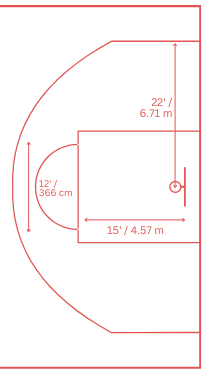
#> input picture Court_Overlays/BasketCourt_1.png, 210 x 382 px, given in place of out9_transformed.mp4, which was not available
$ python stitch_together.py
#> lines starting #> are read from the running program, lines starting #| are printed output that depends on the picture; pictures that were not available may be replaced by others from this repository, and a replacement may not be noted
import cv2
import numpy as np
import tqdm

top_path = "videos/out9_transformed.mp4"
center_path = "videos/out10_transformed_fps_adjusted.mp4"
bottom_path = "videos/out11_transformed.mp4"

save_video = "videos/combined.mp4"

pad = 700


top_video = cv2.VideoCapture(top_path)
center_video = cv2.VideoCapture(center_path)
bottom_video = cv2.VideoCapture(bottom_path)

params1 = {'r': 0, 's': 100, 'x': 0, 'y': 0}
params2 = {'r': 0, 's': 100, 'x': 0, 'y': 0}
params3 = {'r': 0, 's': 100, 'x': 0, 'y': 0}
params = [params1, params2, params3]
focus = 0
top_merging_line = int(top_video.get(cv2.CAP_PROP_FRAME_HEIGHT) + pad // 2)
bottom_merging_line = int(top_video.get(cv2.CAP_PROP_FRAME_HEIGHT) + center_video.get(cv2.CAP_PROP_FRAME_HEIGHT) + pad // 2)
show_merging_lines = True

mult = 1

cv2.namedWindow('Image', cv2.WINDOW_NORMAL)

def copy_frames(top, top_start, center, center_start, bottom, bottom_start):
    top_canvas = np.zeros((top.shape[0] + center.shape[0] + bottom.shape[0] + pad, top.shape[1] + pad, 3), dtype=np.uint8)
    center_canvas = np.zeros((top.shape[0] + center.shape[0] + bottom.shape[0] + pad, top.shape[1] + pad, 3), dtype=np.uint8)
    bottom_canvas = np.zeros((top.shape[0] + center.shape[0] + bottom.shape[0] + pad, top.shape[1] + pad, 3), dtype=np.uint8)


    top_canvas[top_start[1]:top_start[1] + top.shape[0], top_start[0]:top_start[0] + top.shape[1]] = top
    top_canvas[top_merging_line:, :] = 0

    center_canvas[center_start[1]:center_start[1] + center.shape[0], center_start[0]:center_start[0] + center.shape[1]] = center
    center_canvas[:top_merging_line, :] = 0
    center_canvas[bottom_merging_line:, :] = 0

    bottom_canvas[bottom_start[1]:bottom_start[1] + bottom.shape[0], bottom_start[0]:bottom_start[0] + bottom.shape[1]] = bottom
    bottom_canvas[:bottom_merging_line, :] = 0

    canvas = top_canvas + center_canvas + bottom_canvas

    return canvas

while top_video.isOpened():
    ret1, top = top_video.read()
#> top is the input picture: shape (382, 210, 3); mean B, G, R 247.1, 247.2, 253.7
    ret2, center = center_video.read()
    ret3, bottom = bottom_video.read()

    if not ret1 or not ret2 or not ret3:
        break

    top = cv2.rotate(top, cv2.ROTATE_180)
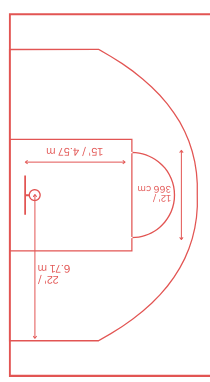
#> top: shape (382, 210, 3); mean B, G, R 247.1, 247.2, 253.7

    top_start = (0 + pad // 2, 0 + pad // 2)
    center_start = (0 + pad // 2, top.shape[0] + pad // 2)
#> center_start = (350, 732)
    bottom_start = (0 + pad // 2, top.shape[0] + center.shape[0] + pad // 2)
#> bottom_start = (350, 1114)

    top_start = (top_start[0] + params[0]['x'], top_start[1] + params[0]['y'])
    center_start = (center_start[0] + params[1]['x'], center_start[1] + params[1]['y'])
    bottom_start = (bottom_start[0] + params[2]['x'], bottom_start[1] + params[2]['y'])

    top_height = top.shape[0]
#> top_height = 382
    top_width = top.shape[1]
#> top_width = 210
    top = cv2.resize(top, (int(top.shape[1] * params[0]['s'] / 100), int(top.shape[0] * params[0]['s'] / 100)))
    change_in_height = top_height - top.shape[0]
#> change_in_height = 0
    change_in_width = top_width - top.shape[1]
#> change_in_width = 0
    top_start = (top_start[0] + change_in_width // 2, top_start[1] + change_in_height // 2)
#> top_start = (350, 350)

    center_height = center.shape[0]
#> center_height = 382
    center_width = center.shape[1]
#> center_width = 210
    center = cv2.resize(center, (int(center.shape[1] * params[1]['s'] / 100), int(center.shape[0] * params[1]['s'] / 100)))
    change_in_height = center_height - center.shape[0]
    change_in_width = center_width - center.shape[1]
    center_start = (center_start[0] + change_in_width // 2, center_start[1] + change_in_height // 2)

    bottom_height = bottom.shape[0]
#> bottom_height = 382
    bottom_width = bottom.shape[1]
#> bottom_width = 210
    bottom = cv2.resize(bottom, (int(bottom.shape[1] * params[2]['s'] / 100), int(bottom.shape[0] * params[2]['s'] / 100)))
    change_in_height = bottom_height - bottom.shape[0]
    change_in_width = bottom_width - bottom.shape[1]
    bottom_start = (bottom_start[0] + change_in_width // 2, bottom_start[1] + change_in_height // 2)

    top = cv2.warpAffine(top, cv2.getRotationMatrix2D((top.shape[1] / 2, top.shape[0] / 2), params[0]['r'], 1), (top.shape[1], top.shape[0]))
    center = cv2.warpAffine(center, cv2.getRotationMatrix2D((center.shape[1] / 2, center.shape[0] / 2), params[1]['r'], 1), (center.shape[1], center.shape[0]))
    bottom = cv2.warpAffine(bottom, cv2.getRotationMatrix2D((bottom.shape[1] / 2, bottom.shape[0] / 2), params[2]['r'], 1), (bottom.shape[1], bottom.shape[0]))

    canvas = copy_frames(top, top_start, center, center_start, bottom, bottom_start)
#> in copy_frames, `top_canvas[top_start[1]:top_start[1] + top.shape[0], top_start[0]:top_..`:
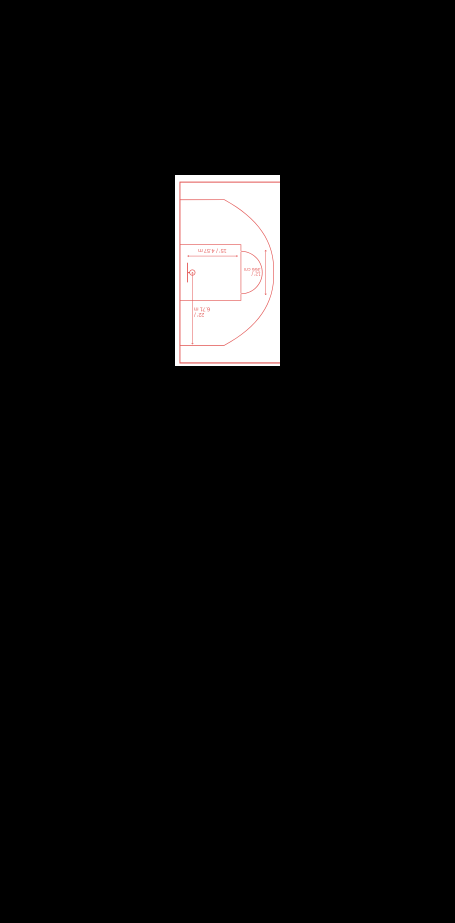
#> top_canvas: shape (1846, 910, 3) (shown at 1/2 size); mean B, G, R 11.8, 11.8, 12.1
#> in copy_frames, `center_canvas[center_start[1]:center_start[1] + center.shape[0], cente..`:
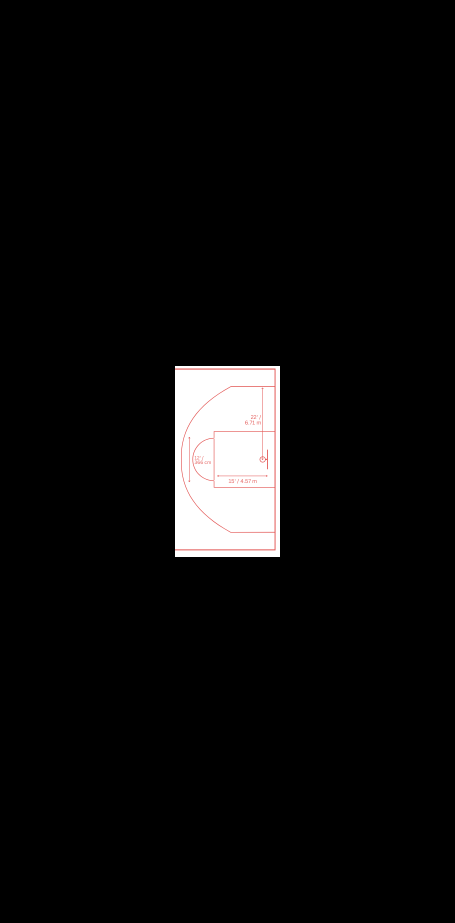
#> center_canvas: shape (1846, 910, 3) (shown at 1/2 size); mean B, G, R 11.8, 11.8, 12.1
#> in copy_frames, `bottom_canvas[bottom_start[1]:bottom_start[1] + bottom.shape[0], botto..`:
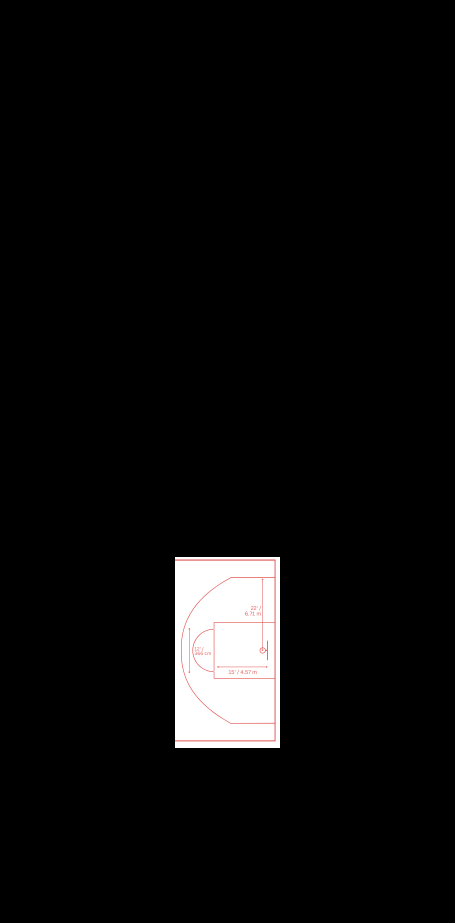
#> bottom_canvas: shape (1846, 910, 3) (shown at 1/2 size); mean B, G, R 11.8, 11.8, 12.1
#> in copy_frames, `canvas = top_canvas + center_canvas + bottom_canvas`:
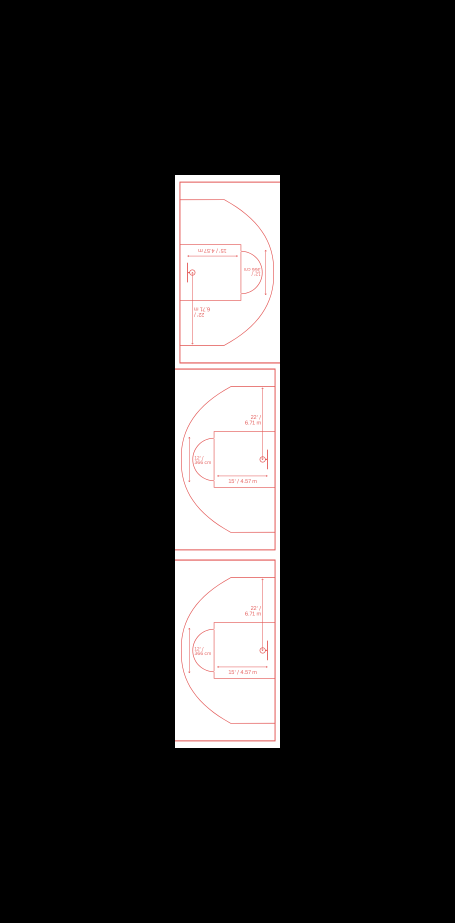
#> canvas: shape (1846, 910, 3) (shown at 1/2 size); mean B, G, R 35.4, 35.4, 36.3

    if show_merging_lines:
        cv2.line(canvas, (0, top_merging_line), (canvas.shape[1], top_merging_line), (0, 255, 0), 5)
        cv2.line(canvas, (0, bottom_merging_line), (canvas.shape[1], bottom_merging_line), (0, 255, 0), 5)
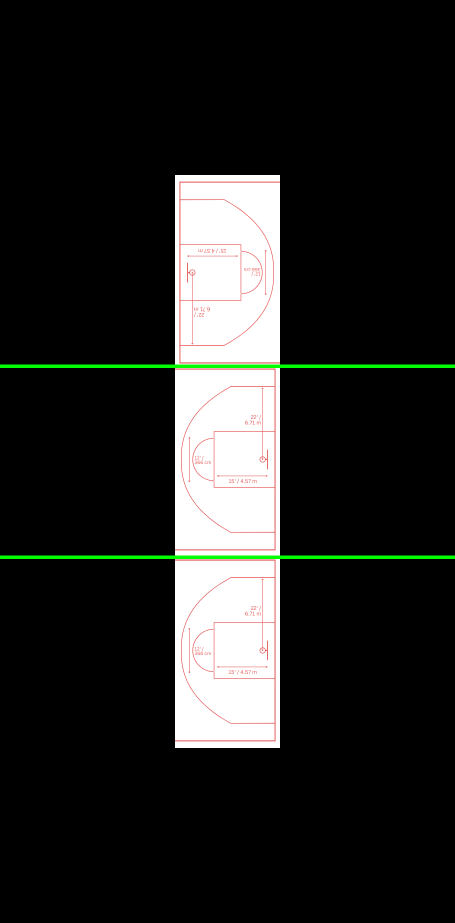
#> canvas: shape (1846, 910, 3) (shown at 1/2 size); mean B, G, R 35, 36.9, 35.9

    cv2.imshow('Image', canvas)

    if top_video.get(cv2.CAP_PROP_POS_FRAMES) == top_video.get(cv2.CAP_PROP_FRAME_COUNT):
        top_video.set(cv2.CAP_PROP_POS_FRAMES, 0)
        center_video.set(cv2.CAP_PROP_POS_FRAMES, 0)
        bottom_video.set(cv2.CAP_PROP_POS_FRAMES, 0)

    key = cv2.waitKey(1) & 0xFF
#> (key q is pressed here)

    if key == ord('w'):
        # translate up
        params[focus]['y'] -= 1 * mult
    if key == ord('a'):
        # translate left
        params[focus]['x'] -= 1 * mult
    if key == ord('s'):
        # translate down
        params[focus]['y'] += 1 * mult
    if key == ord('d'):
        # translate right
        params[focus]['x'] += 1 * mult
    if key == ord('q'):
        # rotate leftw
        params[focus]['r'] += 1 * mult
    if key == ord('e'):
        # rotate right
        params[focus]['r'] -= 1 * mult
    if key == ord('z'):
        # scale up
        params[focus]['s'] += 0.2 * mult
    if key == ord('x'):
        # scale down
        params[focus]['s'] -= 0.2 * mult
    if key == ord('f'):
        # switch focus to next video
        focus = (focus + 1) % 3
    if key == ord('u'):
        # move up top merging line
        top_merging_line -= 1 * mult
    if key == ord('j'):
        # move down top merging line
        top_merging_line += 1 * mult
    if key == ord('i'):
        # move up bottom merging line
        bottom_merging_line -= 1 * mult
    if key == ord('k'):
        # move down bottom merging line
        bottom_merging_line += 1 * mult
    if key == ord('m'):
        # show/hide merging lines
        show_merging_lines = not show_merging_lines
    if key == ord('+'):
        mult *= 2
    if key == ord('-'):
        mult = mult // 2
        if mult < 1:
            mult = 1
    if key == ord(' '):
        break


top_video.release()
center_video.release()
bottom_video.release()

cv2.destroyAllWindows()


top_video = cv2.VideoCapture(top_path)
center_video = cv2.VideoCapture(center_path)
bottom_video = cv2.VideoCapture(bottom_path)
print('Framerate: ', top_video.get(cv2.CAP_PROP_FPS))
print('N frames top center bottom: ', top_video.get(cv2.CAP_PROP_FRAME_COUNT), center_video.get(cv2.CAP_PROP_FRAME_COUNT), bottom_video.get(cv2.CAP_PROP_FRAME_COUNT))

out = cv2.VideoWriter(save_video, cv2.VideoWriter_fourcc(*'mp4v'), top_video.get(cv2.CAP_PROP_FPS), (canvas.shape[1], canvas.shape[0]))

progress_bar = tqdm.tqdm(total=int(top_video.get(cv2.CAP_PROP_FRAME_COUNT)))

while top_video.isOpened():
    ret1, top = top_video.read()
    ret2, center = center_video.read()
    ret3, bottom = bottom_video.read()

    if not ret1 or not ret2 or not ret3:
        break

    top = cv2.rotate(top, cv2.ROTATE_180)

    top_start = (0 + pad // 2, 0 + pad // 2)
    center_start = (0 + pad // 2, top.shape[0] + pad // 2)
    bottom_start = (0 + pad // 2, top.shape[0] + center.shape[0] + pad // 2)

    top_start = (top_start[0] + params[0]['x'], top_start[1] + params[0]['y'])
    center_start = (center_start[0] + params[1]['x'], center_start[1] + params[1]['y'])
    bottom_start = (bottom_start[0] + params[2]['x'], bottom_start[1] + params[2]['y'])

    top_height = top.shape[0]
    top_width = top.shape[1]
    top = cv2.resize(top, (int(top.shape[1] * params[0]['s'] / 100), int(top.shape[0] * params[0]['s'] / 100)))
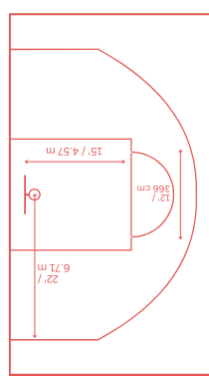
#> top: shape (381, 209, 3); mean B, G, R 247.1, 247.2, 253.7
    change_in_height = top_height - top.shape[0]
#> change_in_height = 1
    change_in_width = top_width - top.shape[1]
    top_start = (top_start[0] + change_in_width // 2, top_start[1] + change_in_height // 2)

    center_height = center.shape[0]
    center_width = center.shape[1]
    center = cv2.resize(center, (int(center.shape[1] * params[1]['s'] / 100), int(center.shape[0] * params[1]['s'] / 100)))
    change_in_height = center_height - center.shape[0]
    change_in_width = center_width - center.shape[1]
    center_start = (center_start[0] + change_in_width // 2, center_start[1] + change_in_height // 2)

    bottom_height = bottom.shape[0]
    bottom_width = bottom.shape[1]
    bottom = cv2.resize(bottom, (int(bottom.shape[1] * params[2]['s'] / 100), int(bottom.shape[0] * params[2]['s'] / 100)))
    change_in_height = bottom_height - bottom.shape[0]
    change_in_width = bottom_width - bottom.shape[1]
    bottom_start = (bottom_start[0] + change_in_width // 2, bottom_start[1] + change_in_height // 2)

    top = cv2.warpAffine(top, cv2.getRotationMatrix2D((top.shape[1] / 2, top.shape[0] / 2), params[0]['r'], 1), (top.shape[1], top.shape[0]))
    center = cv2.warpAffine(center, cv2.getRotationMatrix2D((center.shape[1] / 2, center.shape[0] / 2), params[1]['r'], 1), (center.shape[1], center.shape[0]))
    bottom = cv2.warpAffine(bottom, cv2.getRotationMatrix2D((bottom.shape[1] / 2, bottom.shape[0] / 2), params[2]['r'], 1), (bottom.shape[1], bottom.shape[0]))

    canvas = copy_frames(top, top_start, center, center_start, bottom, bottom_start)

    out.write(canvas)
    progress_bar.update(1)

top_video.release()
center_video.release()
bottom_video.release()
out.release()

progress_bar.close()
cv2.destroyAllWindows()

$ run again, on Court_Overlays/BasketCourt_2.png
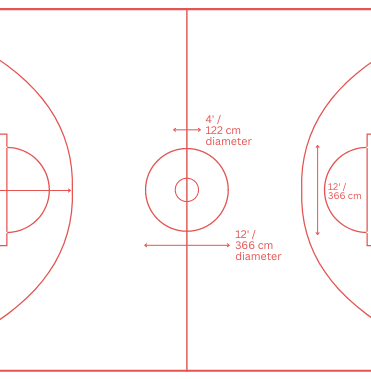
#> input picture Court_Overlays/BasketCourt_2.png, 371 x 379 px, given in place of out9_transformed.mp4, which was not available
#> top is the input picture: shape (379, 371, 3); mean B, G, R 249.2, 249.3, 254
#> `cv2.line(canvas, (0, bottom_merging_line), (canvas.shape[1], bottom_me..`:
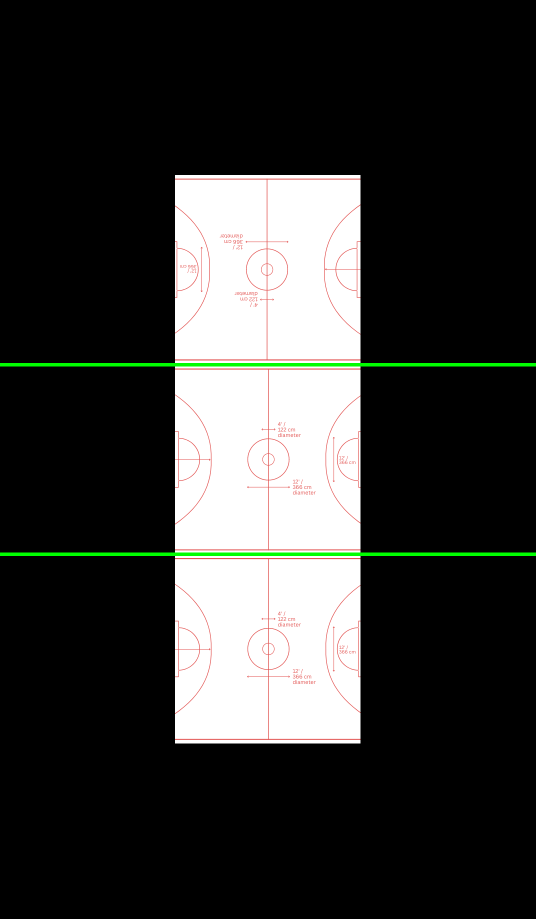
#> canvas: shape (1837, 1071, 3) (shown at 1/2 size); mean B, G, R 52.8, 54.7, 53.8
#> `top = cv2.resize(top, (int(top.shape[1] * params[0]['s'] / 100), int(t..`:
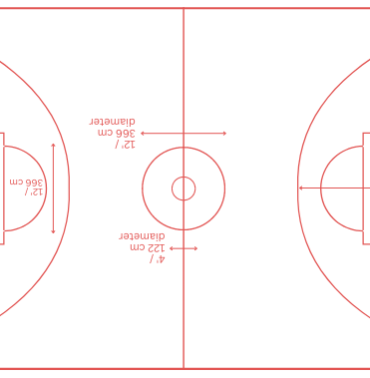
#> top: shape (378, 370, 3); mean B, G, R 249.2, 249.3, 254
#> top_canvas: shape (1836, 1070, 3)
#> center_canvas: shape (1836, 1070, 3)
#> bottom_canvas: shape (1836, 1070, 3)

$ run again, on Court_Overlays/BasketCourt_Full.png
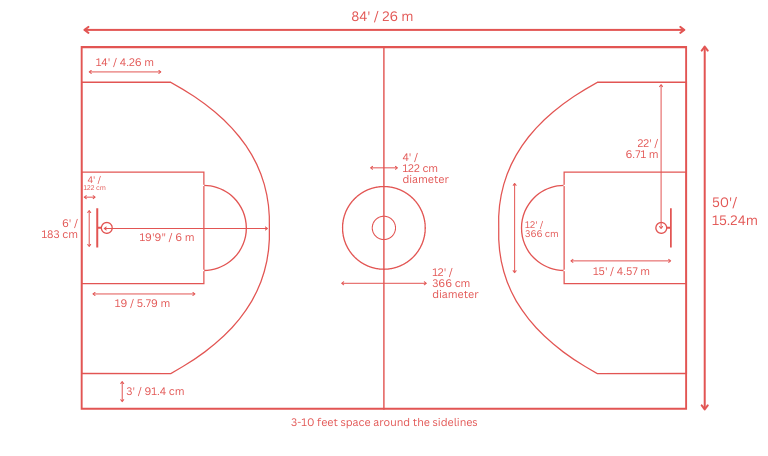
#> input picture Court_Overlays/BasketCourt_Full.png, 768 x 456 px, given in place of out9_transformed.mp4, which was not available
#> top is the input picture: shape (456, 768, 3); mean B, G, R 248.7, 248.8, 253.9
#> in copy_frames, `bottom_canvas[bottom_start[1]:bottom_start[1] + bottom.shape[0], botto..`:
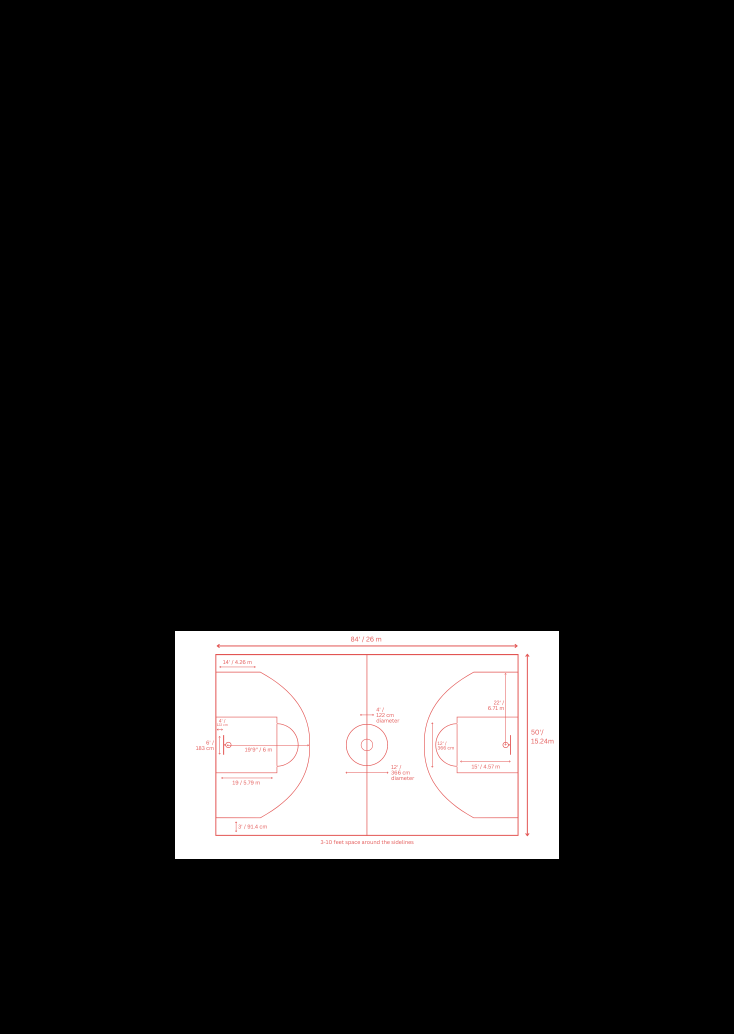
#> bottom_canvas: shape (2068, 1468, 3) (shown at 1/2 size); mean B, G, R 28.7, 28.7, 29.3
#> `cv2.line(canvas, (0, bottom_merging_line), (canvas.shape[1], bottom_me..`:
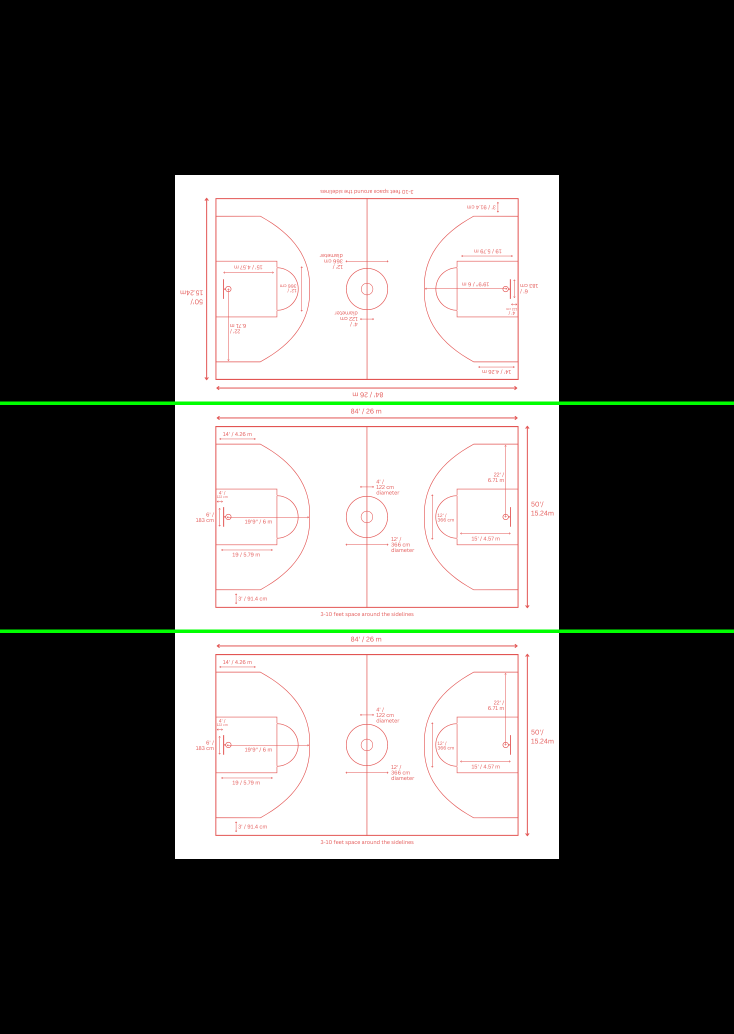
#> canvas: shape (2068, 1468, 3) (shown at 1/2 size); mean B, G, R 85.2, 86.9, 87
#> top_canvas: shape (2067, 1466, 3)
#> center_canvas: shape (2067, 1466, 3)
#> bottom_canvas: shape (2067, 1466, 3)
